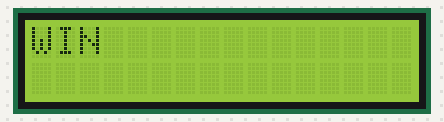
A sketch run on a simulated Arduino Uno, built with avr-gcc and run on an emulated ATmega328P. On the bench: 16×2 character LCD.

Above: at 0.5 s.

Measured:
- what the display in image 0 shows lasts 2.2 s, from 0.5 s to 2.7 s

The sketch:

idk.ino
```cpp
#include <LiquidCrystal_I2C.h>

LiquidCrystal_I2C lcd(0x27, 2, 1, 0, 4, 5, 6, 7, 3, POSITIVE);
void setup() {
  lcd.begin(16,2);

}

void loop() {
  // put your main code here, to run repeatedly:
   lcd.print("W");
   delay(200);
   lcd.print("I");
   delay(200);
   lcd.print("N");
   delay(1000);
   lcd.clear();
   lcd.print("WIN");
   delay(400);
   lcd.clear();
   lcd.print("WIN");
   delay(400);
   lcd.clear();
   lcd.print("WIN");
   delay(400);
   lcd.clear();
   delay(100000);
}
```
